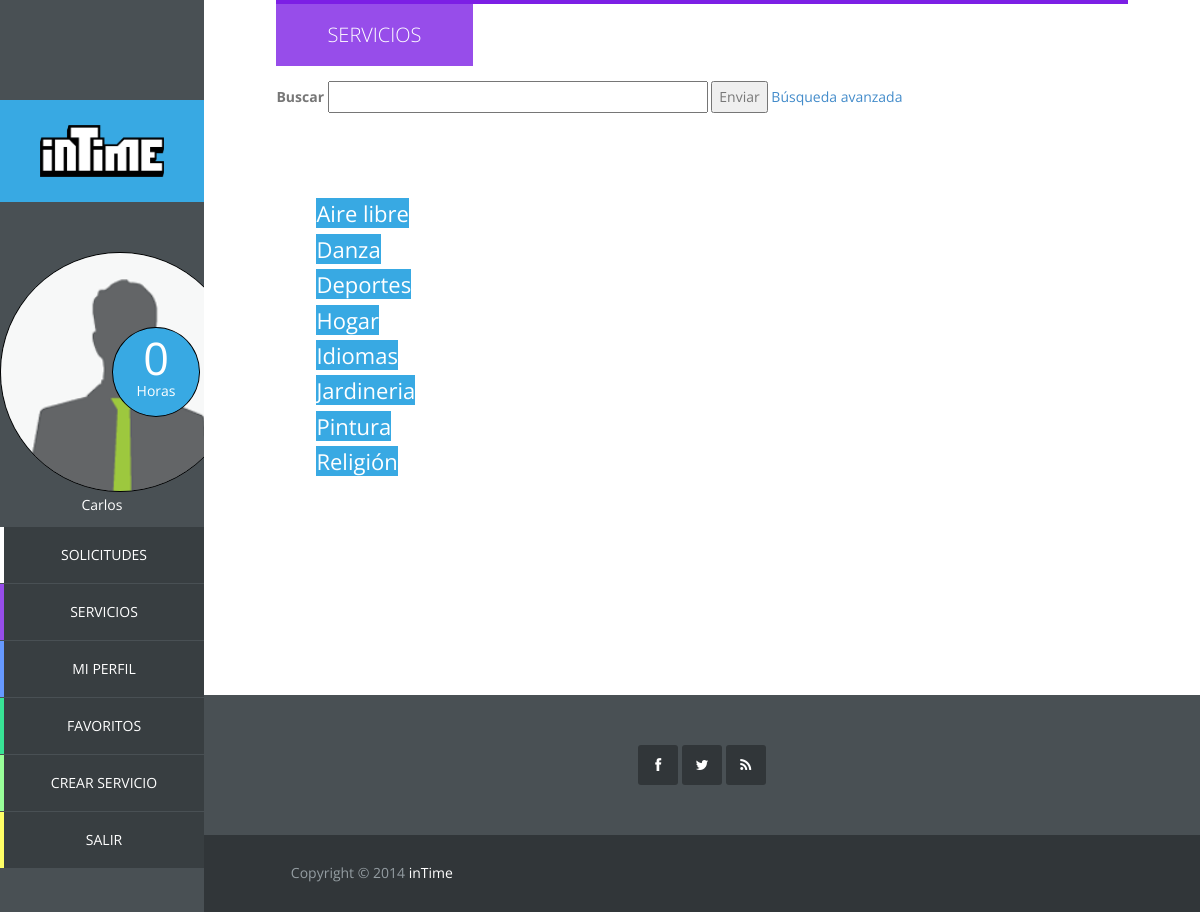
/vista/mostrar_servicios.php (signed in), run on an earlier commit of the app's database.
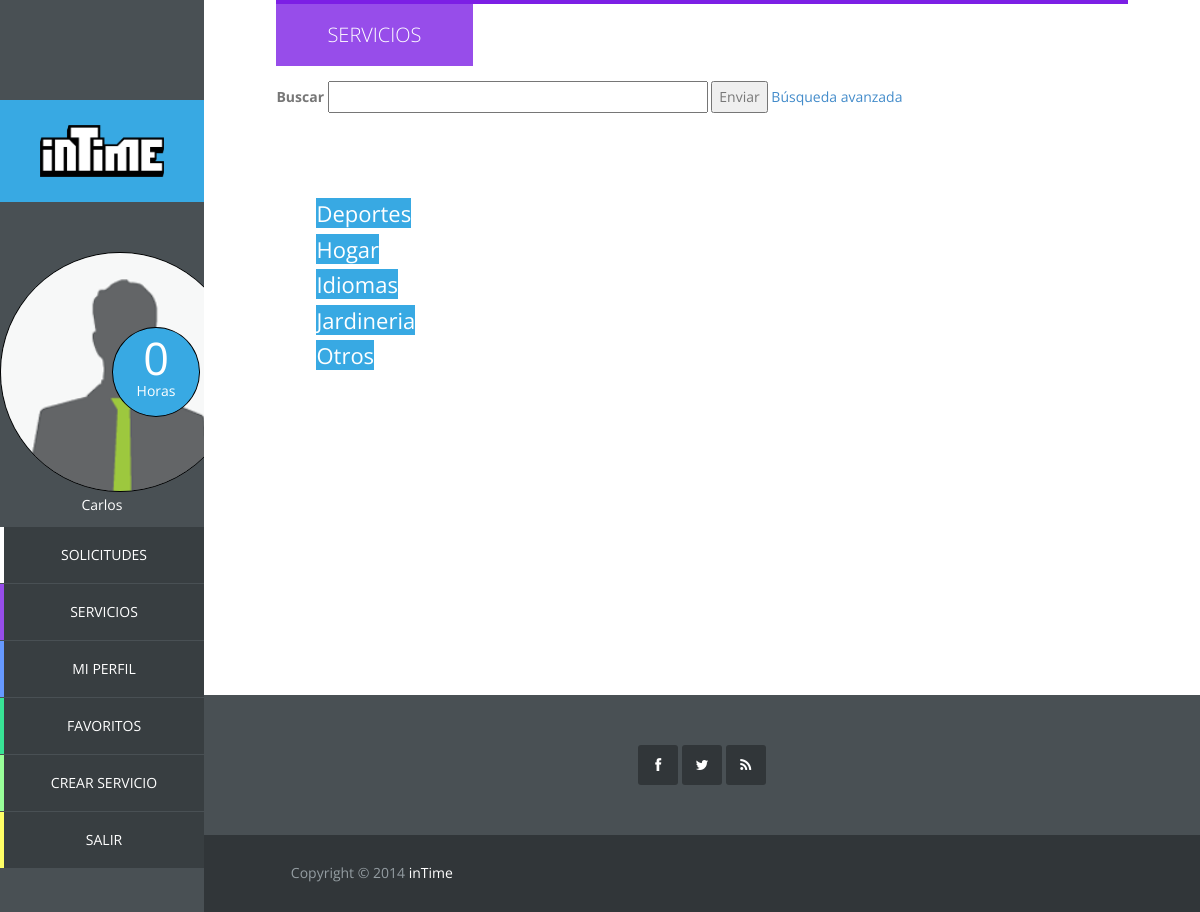
And on a later commit of the database.
### tables this page shows
CREATE TABLE IF NOT EXISTS `usuario` (
  `id_usuario` int(11) NOT NULL AUTO_INCREMENT,
  `correo` varchar(40) NOT NULL,
  `nombre` varchar(20) NOT NULL,
  `apellidos` varchar(40) NOT NULL,
  `direccion` varchar(80) NOT NULL,
  `horas_usuario` int(11) NOT NULL,
  `foto_usuario` varchar(20) DEFAULT NULL,
  `pass` char(128) NOT NULL,
  `salt` char(128) NOT NULL,
  `vio_sol_recibidas` datetime NOT NULL,
  `vio_sol_enviadas` datetime NOT NULL,
  PRIMARY KEY (`id_usuario`),
  UNIQUE KEY `correo` (`correo`)
);

CREATE TABLE IF NOT EXISTS `categoria` (
  `id_categoria` int(11) NOT NULL AUTO_INCREMENT,
  `categoria` varchar(20) NOT NULL,
  PRIMARY KEY (`id_categoria`),
  UNIQUE KEY `categoria` (`categoria`)
);

### modelo/usuario.php (called while the page is built, shortened)
<?php
	class Usuario {
		private $id;
		private $nombre;
		private $horas;
		private $foto;
		public function __construct($id, $correo, $nombre, $apellidos, $direccion, $horas, $foto, $pass, $salt) {
			$this->id = $id;
			$this->nombre = $nombre;
			$this->horas = $horas;
			$this->foto = $foto;
		}
		public function getId(){
			return $this->id;
		}
		public function getNombre(){
			return $this->nombre;
		}
		public function getHoras(){
			return $this->horas;
		}
		public function getFoto(){
			return $this->foto;
		}
	}

### controlador/op_base_datos.php (called while the page is built, shortened)
<?php
class Mysql{
	protected $host="localhost";
	protected $user="root";
    protected $clave="";
	protected function conectar(){
        $this->conexion=mysqli_connect($this->host,$this->user,$this->clave);
    }
}

### controlador/op_base_datos_usuario.php (called while the page is built, shortened)
<?php
require_once '../controlador/op_base_datos.php';
class MysqlUsuario extends Mysql {
	public function conseguirUsuarioById($id){
		$pst = $this->conexion->prepare("select * from usuario where id_usuario = ?");
		$pst->bind_param("s", $id);
		$pst->execute();
		$pst->bind_result($id_usuario, $correo, $nombre, $apellidos, $direccion, $horas, $foto, $pass, $salt,
			$vio_sol_recibidas, $vio_sol_enviadas);
		$usuario = NULL;
		if($pst->fetch()){
			$usuario = new Usuario($id_usuario, $correo, $nombre, $apellidos, $direccion, $horas, $foto, $pass, $salt,
				$vio_sol_recibidas, $vio_sol_enviadas);
		}
		return $usuario;
	}
}

### controlador/op_base_datos_servicio.php (called while the page is built, shortened)
<?php
require_once '../controlador/op_base_datos.php';
class MysqlServicio extends Mysql {
	public function conseguirTodasLasCategorias() {
		$pst = $this->conexion->prepare("select * from categoria order by categoria");
		$pst->execute();
		$pst->bind_result($id, $categoria);
		$resultado = NULL;
		while ($pst->fetch()) {
			$resultado[] = array('id_categoria'=>$id, 'categoria'=>$categoria);
		}
		return $resultado;
	}
}

### vista/mostrar_servicios.php (the view, shortened to what this page needs)
<!DOCTYPE html>
<html lang="es">
<?php
require_once '../modelo/usuario.php';
?>
	<?php include "head.php"?>
	<?php
	require_once '../controlador/op_base_datos_servicio.php';
	$BDD = new MysqlServicio();
	$resultadoCategorias = $BDD -> conseguirTodasLasCategorias();
	?>
	<body>
		<?php include "sidebar.php"
		?>
		<div id="main-content">
			<div id="templatemo">
				<div id="services" class="section-content">
					<div class="row">
						<div class="col-md-12">
							<div class="section-title">
								<h2>Servicios</h2>
								<div class="buscador">
									<form method="post" action="busqueda.php" accept-charset="utf-8">
										<label>Buscar</label>
										<input type="text" size="50">
										<button type="submit" name="submit" value="Enviar">
											Enviar
										</button>
										<a href="">Búsqueda avanzada</a>
									</form>
								</div>
							</div>
							<div class="cuerpo" id="servicios">
								<ul class = "lista-categorias">
									<?php
										if(isset($resultadoCategorias)){
											foreach($resultadoCategorias as $row){
									?>
											<li id="elem-categoria">
												<a href="#" onclick="mostrarServicios(<?php echo "'".$row['id_categoria']."'"?>)"><?php echo $row['categoria'] ?></a>
											</li>
									<?php
											}
										}else{
											echo "<h3>Aún no tenemos ninguna categoría disponible<h3>";
										}
									?>
								</ul>
							</div>
						</div>
					</div>
				</div>
				<?php include 'footer.php'
				?>
			</div>
		</div>
	</body>
</html>

### vista/head.php (shortened to what this page needs)
<head>
	<link rel="stylesheet" href="css/bootstrap.min.css">
	<link rel="stylesheet" href="css/font-awesome.min.css">
	<link rel="stylesheet" href="css/templatemo_misc.css">
	<link rel="stylesheet" href="css/templatemo_style.css">
</head>

### vista/sidebar.php (shortened to what this page needs)
<?php
$dir = $_SERVER["REQUEST_URI"];
$array = explode("/", $dir);
$n = count($array);
?>
	<div id="main-sidebar">
		<?php
		if($array[$n-1] == "index.php" || $array[$n-1] == ""){
		?>
		<div class="logo">
			<a href="index.php"><img src="vista/images/logo.png"/></a>
		</div>
		<ul class="main-menu">
			<li class="services">
				<a href='vista/mostrar_servicios.php'>servicios</a>
			</li>
			<li class="about">
				<a href="vista/sobrenosotros.php">sobre nosotros</a>
			</li>
			<li class="contact">
				<a href="vista/contacto.php">contacto</a>
			</li>
		</ul>
		<?php
		}else {
			require_once '../controlador/op_base_datos_usuario.php';
			require_once '../controlador/op_base_datos_servicio.php';
			require_once '../modelo/usuario.php';
			if(isset($_SESSION['login_usuario']) && $_SESSION['login_usuario']){
				$usuario = $_SESSION['usuario'];
				$BDD = new MysqlUsuario();
				$usuario = $BDD->conseguirUsuarioById($usuario->getId());
		?>
				<div class="logo">
					<a href="perfil_usuario.php">
						<img src="images/logo.png"/>
					</a>
				</div>
				<div class="navigation-log-in">
					<ul class="main-menu">
						<div class="circle-text">
							<div class="contador">
									<?php echo $usuario->getHoras() ?>
							</div>
							<p>Horas</p>
						</div>
						<?php
							if($usuario->getFoto() == NULL){
								echo "<a href='perfil_usuario.php'><img src='images/usuario/user_defect.png'></a>";
							}else{
						?>
								<a href='perfil_usuario.php'><img src='<?php echo "images/usuario/".$usuario->getFoto() ?>'></a>
						<?php
							}
						?>
						<p>
							<?php echo $usuario->getNombre();?>
						</p>
						<li class="requests">
							<a href="solicitudes.php">Solicitudes</a>
						</li>
						<li class="services">
							<a href="mostrar_servicios.php">servicios</a>
						</li>
						<li class="profile">
							<a href="perfil.php?id_usuario=<?php echo $usuario->getId() ?>">Mi Perfil</a>
						</li>
						<li class="favorites">
							<a href="favoritos.php">Favoritos</a>
						</li>
						<li class="new-job">
							<a href="crearservicio.php">Crear Servicio</a>
						</li>
						<li class="log-out">
							<a href="../controlador/logout.php">Salir</a>
						</li>
					</ul>
				</div>
		<?php
			}else if(isset($_SESSION['login_admin']) && $_SESSION['login_admin']) {
		?>
				<div class="logo">
					<a href="perfil_admin.php"><img src="images/logo.png"/></a>
				</div>
				<div class="navigation-log-in">
					<ul class="main-menu">
						<div class="circle-text">
							<div class="contador">-</div>
							<p>Horas</p>
						</div>
						<img src="images/admin.jpg" >
						<p> Administrador </p>
						<li class="user-list">
							<a href="usuariosadmin.php">Lista Usuarios</a>
						</li>
						<li class="service-list">
							<a href="serviciosadmin.php">Lista Servicios</a>
						</li>
						<li class="log-out">
							<a href="../controlador/logout.php">Salir</a>
						</li>
					</ul>
				</div>
		<?php
			}
		?>
		<?php
		}
		?>
	</div>

### vista/footer.php
<div class="site-footer">
	<div class="first-footer">
		<div class="container-fluid">
			<div class="row">
				<div class="col-md-12">
					<div class="social-footer">
						<ul>
							<li>
								<a href="#" class="fa fa-facebook"> </a>
							</li>
							<li>
								<a href="#" class="fa fa-twitter"> </a>
							</li>
							<li>
								<a href="#" class="fa fa-rss"> </a>
							</li>
						</ul>
					</div>
				</div>
			</div>
		</div>
	</div>
	<div class="bottom-footer">
		<div class="container-fluid">
			<div class="row">
				<div class="col-md-6">
					<p class="copyright">
						Copyright © 2014 <a href="#">inTime</a>
					</p>
				</div>
			</div>
		</div>
	</div>
</div>

### vista/css/templatemo_style.css (style rules this page uses)
.main-menu, .responsive-menu ul, .social-member, .progess-bars, .first-footer .social-footer ul { padding: 0%; margin: 0%; list-style: none; }
body { font: 14px/1.85em 'Open Sans', Arial, Helvetice Neue, sans-serif; color: #777777; font-weight: 300px; font-style: normal; -webkit-font-smoothing: antialiased; -webkit-text-size-adjust: 100%; }
a, a:hover, a:focus { text-decoration: none; -webkit-transition: all 150ms ease-in; -moz-transition: all 150ms ease-in; -o-transition: all 150ms ease-in; transition: all 150ms ease-in; }
h1, h2, h3, h4, h5, h6 { font-family: 'Open Sans', Arial, Helvetice Neue, sans-serif; }
*, *:before, *:after { -moz-box-sizing: border-box; -webkit-box-sizing: border-box; box-sizing: border-box; }
#main-content, .full-width-slider { width: 83%; }
.section-content { padding: 0 7%; margin-bottom: 100px; height: 200%; }
.section-title { border-top: 4px solid; margin-bottom: 80px; }
.section-title h2 { display: inline-block; padding: 20px 51px; color: white; text-transform: uppercase; font-weight: 300; margin: 0; font-size: 20px; }
div.buscador { position: relative; width: 78%; margin-top: 15px; }
#services .section-title { border-color: #7c1fe5; }
#services h2 { background-color: #974dea; margin-right: 0% }
#main-sidebar { position: fixed; float: left; width: 17%; height: 100%; background-color: #495054; color: white; margin-right: 0px; overflow: auto; }
.logo { margin-top: 100px; background-color: #38a9e3; padding: 25px 40px; }
.logo a { color: white; }
.logo a img { width: 100%; height: 100%; }
.main-menu { text-align: center; }
.main-menu li { margin-bottom: 1px; }
.main-menu li a { color: white; text-transform: uppercase; display: block; border-left: 4px solid; padding: 15px 30px; background-color: #383e41; -webkit-transition: all 150ms ease-in; -moz-transition: all 150ms ease-in; -o-transition: all 150ms ease-in; transition: all 150ms ease-in; }
li.services a { border-color: #974dea; }
li.profile a { border-color: #6699FF; }
li.new-job a { border-color: #99FF99; }
li.log-out a { border-color: #FFFF66; }
li.favorites a { border-color: #38e395; }
.navigation-log-in { padding-top: 50px; }
.navigation-log-in img { border: 1px solid black; border-radius:120px; width: 240px; height: 240px; }
.first-footer { background-color: #495054; padding: 50px; text-align: center; border-left: 5px solid #313639; }
.first-footer .social-footer ul li { display: inline; }
.first-footer .social-footer ul li a { width: 40px; height: 40px; -webkit-border-radius: 3px; border-radius: 3px; background-clip: padding-box; background-color: #313639; text-align: center; line-height: 40px; color: white; }
.bottom-footer { background-color: #313639; color: #949da2; padding: 25px 7% 16px 7%; }
.bottom-footer a { color: white; }
#main-content { float: left; width: 83%; height: 100%; margin-left: 17%; overflow: hidden; }
.first-footer { border-left: 0; }
.cuerpo { min-height: 400px; }
.cuerpo#servicios { float: left; width: 100% }
ul.lista-categorias { display:block; float:left; list-style:none; width: 20%; margin-right: 5%; margin-bottom: 5%; }
li#elem-categoria { width: 100%; margin-top: 5%; }
li#elem-categoria a { width: 100%; min-padding: 0em; 1%; background-color: #38A9E3; color:#FFFFFF; border-bottom: 10%; font-size: 22px; }
.circle-text { position: absolute; width: 43%; margin-left: 55%; margin-top: 37%; }
.circle-text:after { content: ""; display: block; width: 100%; height:0; padding-bottom: 100%; background: #38a9e3; -moz-border-radius: 50%; -webkit-border-radius: 50%; border-radius: 50%; border: 1px solid black; }
.circle-text p { position: absolute; float: left; width: 100%; padding-top: 73%; line-height: 1em; margin-top: -0.5em; text-align: center; color: white; }
.circle-text div { position: absolute; width: 100%; padding-top: 35%; line-height: 1em; margin-top: -0.5em; text-align: center; color: white; font-size: 45px; }

What changed in the data, as far as the page shows it:
removed categoria: categoria "Aire libre"
removed categoria: categoria "Danza"
removed categoria: categoria "Pintura"
changed categoria: categoria "Religión" → "Otros"
